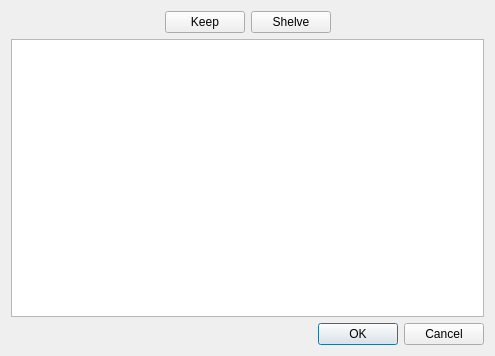
<ui version="4.0" >
 <class>ChangeDialog</class>
 <widget class="QDialog" name="ChangeDialog" >
  <property name="geometry" >
   <rect>
    <x>0</x>
    <y>0</y>
    <width>495</width>
    <height>356</height>
   </rect>
  </property>
  <property name="windowTitle" >
   <string>Select Changes for Commit</string>
  </property>
  <layout class="QVBoxLayout" >
   <item>
    <layout class="QHBoxLayout" >
     <item>
      <spacer>
       <property name="orientation" >
        <enum>Qt::Horizontal</enum>
       </property>
       <property name="sizeHint" >
        <size>
         <width>40</width>
         <height>20</height>
        </size>
       </property>
      </spacer>
     </item>
     <item>
      <widget class="QPushButton" name="keepButton" >
       <property name="text" >
        <string>Keep</string>
       </property>
      </widget>
     </item>
     <item>
      <widget class="QPushButton" name="shelveButton" >
       <property name="text" >
        <string>Shelve</string>
       </property>
      </widget>
     </item>
     <item>
      <spacer>
       <property name="orientation" >
        <enum>Qt::Horizontal</enum>
       </property>
       <property name="sizeHint" >
        <size>
         <width>40</width>
         <height>20</height>
        </size>
       </property>
      </spacer>
     </item>
    </layout>
   </item>
   <item>
    <widget class="QTextEdit" name="textEdit" />
   </item>
   <item>
    <widget class="QDialogButtonBox" name="buttonBox" >
     <property name="orientation" >
      <enum>Qt::Horizontal</enum>
     </property>
     <property name="standardButtons" >
      <set>QDialogButtonBox::Cancel|QDialogButtonBox::NoButton|QDialogButtonBox::Ok</set>
     </property>
    </widget>
   </item>
  </layout>
 </widget>
 <resources/>
 <connections>
  <connection>
   <sender>buttonBox</sender>
   <signal>accepted()</signal>
   <receiver>ChangeDialog</receiver>
   <slot>accept()</slot>
   <hints>
    <hint type="sourcelabel" >
     <x>248</x>
     <y>254</y>
    </hint>
    <hint type="destinationlabel" >
     <x>157</x>
     <y>274</y>
    </hint>
   </hints>
  </connection>
  <connection>
   <sender>buttonBox</sender>
   <signal>rejected()</signal>
   <receiver>ChangeDialog</receiver>
   <slot>reject()</slot>
   <hints>
    <hint type="sourcelabel" >
     <x>316</x>
     <y>260</y>
    </hint>
    <hint type="destinationlabel" >
     <x>286</x>
     <y>274</y>
    </hint>
   </hints>
  </connection>
 </connections>
</ui>
